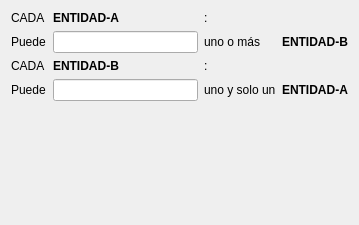
<?xml version="1.0" encoding="UTF-8"?>
<ui version="4.0">
 <class>FormSelfRelacion</class>
 <widget class="QWidget" name="FormSelfRelacion">
  <property name="geometry">
   <rect>
    <x>0</x>
    <y>0</y>
    <width>359</width>
    <height>225</height>
   </rect>
  </property>
  <property name="windowTitle">
   <string>Reglas de relación</string>
  </property>
  <layout class="QVBoxLayout" name="verticalLayout">
   <item>
    <layout class="QGridLayout" name="gridLayout">
     <item row="0" column="0">
      <widget class="QLabel" name="label_7">
       <property name="text">
        <string>CADA </string>
       </property>
      </widget>
     </item>
     <item row="0" column="1">
      <widget class="QLabel" name="lblInicioA">
       <property name="font">
        <font>
         <weight>75</weight>
         <bold>true</bold>
        </font>
       </property>
       <property name="text">
        <string notr="true">ENTIDAD-A</string>
       </property>
      </widget>
     </item>
     <item row="0" column="2">
      <widget class="QLabel" name="label_3">
       <property name="text">
        <string>:</string>
       </property>
      </widget>
     </item>
     <item row="2" column="1">
      <widget class="QLineEdit" name="leLabelInicio"/>
     </item>
     <item row="2" column="3">
      <widget class="QLabel" name="lblFinalA">
       <property name="font">
        <font>
         <weight>75</weight>
         <bold>true</bold>
        </font>
       </property>
       <property name="text">
        <string notr="true">ENTIDAD-B</string>
       </property>
      </widget>
     </item>
     <item row="3" column="0">
      <widget class="QLabel" name="label_6">
       <property name="text">
        <string>CADA </string>
       </property>
      </widget>
     </item>
     <item row="3" column="1">
      <widget class="QLabel" name="lblFinalB">
       <property name="font">
        <font>
         <weight>75</weight>
         <bold>true</bold>
        </font>
       </property>
       <property name="text">
        <string notr="true">ENTIDAD-B</string>
       </property>
      </widget>
     </item>
     <item row="3" column="2">
      <widget class="QLabel" name="label_4">
       <property name="text">
        <string>:</string>
       </property>
      </widget>
     </item>
     <item row="4" column="1">
      <widget class="QLineEdit" name="leLabelFinal"/>
     </item>
     <item row="4" column="3">
      <widget class="QLabel" name="lblInicioB">
       <property name="font">
        <font>
         <weight>75</weight>
         <bold>true</bold>
        </font>
       </property>
       <property name="text">
        <string notr="true">ENTIDAD-A</string>
       </property>
      </widget>
     </item>
     <item row="2" column="0">
      <widget class="QLabel" name="label">
       <property name="text">
        <string>Puede</string>
       </property>
      </widget>
     </item>
     <item row="4" column="0">
      <widget class="QLabel" name="label_2">
       <property name="text">
        <string>Puede</string>
       </property>
      </widget>
     </item>
     <item row="2" column="2">
      <widget class="QLabel" name="label_5">
       <property name="text">
        <string>uno o más</string>
       </property>
      </widget>
     </item>
     <item row="4" column="2">
      <widget class="QLabel" name="label_8">
       <property name="text">
        <string>uno y solo un</string>
       </property>
      </widget>
     </item>
    </layout>
   </item>
   <item>
    <spacer name="verticalSpacer">
     <property name="orientation">
      <enum>Qt::Vertical</enum>
     </property>
     <property name="sizeHint" stdset="0">
      <size>
       <width>20</width>
       <height>40</height>
      </size>
     </property>
    </spacer>
   </item>
  </layout>
 </widget>
 <resources/>
 <connections/>
</ui>
